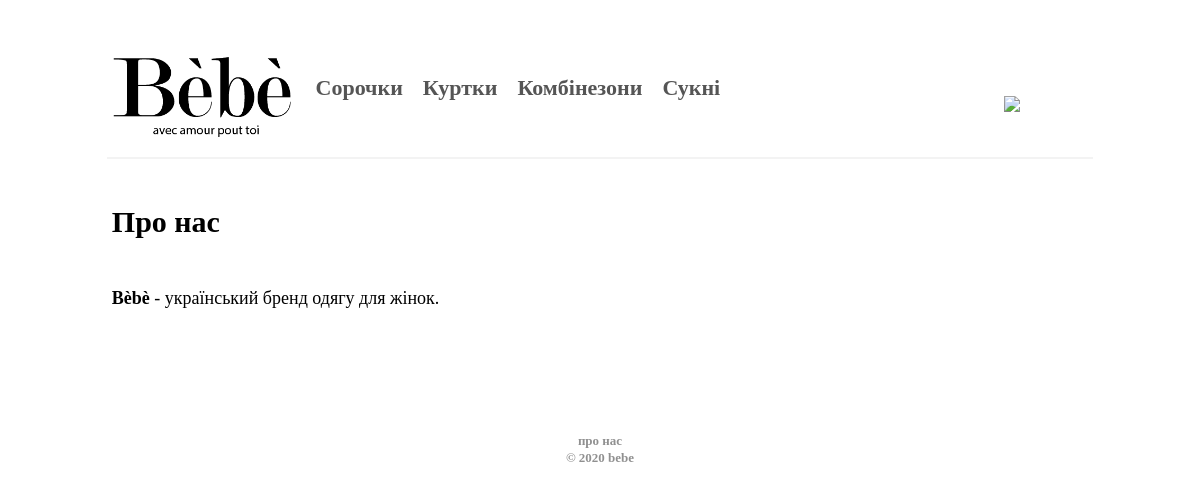
Page /about.php on the committed database.
### tables this page shows
CREATE TABLE `products_categories` (
  `id` int(10) UNSIGNED NOT NULL,
  `name` varchar(1024) DEFAULT NULL,
  `url` varchar(1024) DEFAULT NULL,
  `description` varchar(1024) DEFAULT NULL
);

### elements/menu.php (the view)
<div style="width: 100%; ">
      <div id="rs_allpage" style="margin-top: 0px!important; padding-top: 15px;">
      <div style="margin: 10px 10px 0px 10px; padding: 0px 5px 15px 5px; vertical-align: top; border-bottom: 2px solid #f3f3f3;" class="mobile_menu">
        <div style="width: 90%; display: inline-block; height: 40px; margin-top: 9px; text-align: left;">
              <a href="/">
                <img width="180px" src="/files/logo.png">
              </a>
<?php
  $select = mysqli_query($connect,"SELECT * FROM products_categories ORDER BY id");
  for($i = 0;$i < mysqli_num_rows($select);$i++){
    $row_menu = mysqli_fetch_array($select);
  echo '<a style="vertical-align: bottom;" href="/'.$row_menu["url"].'"><div style="font-weight: bold; font-size: 22px; line-height: 20px;margin-bottom: 5%; margin-top: 4px; margin-left: 20px; color: #555; display: inline-block; vertical-align: top;" class="menu_infotext">'.$row_menu["name"].'</div></a>';
  }
  ?>
        </div>
         <div style="width: 9%; display: inline-block; height: 40px; margin-top: 9px; text-align: left;">
          <a href="/cart.php" style="vertical-align: bottom;">
            <img src="//spheresclothing.com/core/elements/basket-icon.svg" style="width: 32px;margin-bottom: 30%; margin-left: 10px; padding-right: 15px;">
          </a>
        </div>
      </div>
  </div></div>

### css/style.css (style rules this page uses)
a { text-decoration: none; color: #333; }
.mobile_menu { display: block; }
#rs_allpage { display: table; margin: 0 auto; margin-top: 15px; }
@media only screen and (min-width: 0px) { #rs_allpage { width: 100%; font-size: 15px; } }
@media only screen and (min-width: 0px) { img { max-width: 100%; } }
#rs_allpage { width: 85%; }
body { -webkit-font-smoothing: antialiased; }
.menu_infotext { display: none!important; }
.menu_infotext { display: inline-block!important; }

### rows in the picture
products_categories: name "Сорочки"
products_categories: name "Куртки"
products_categories: name "Комбінезони"
products_categories: name "Сукні"
